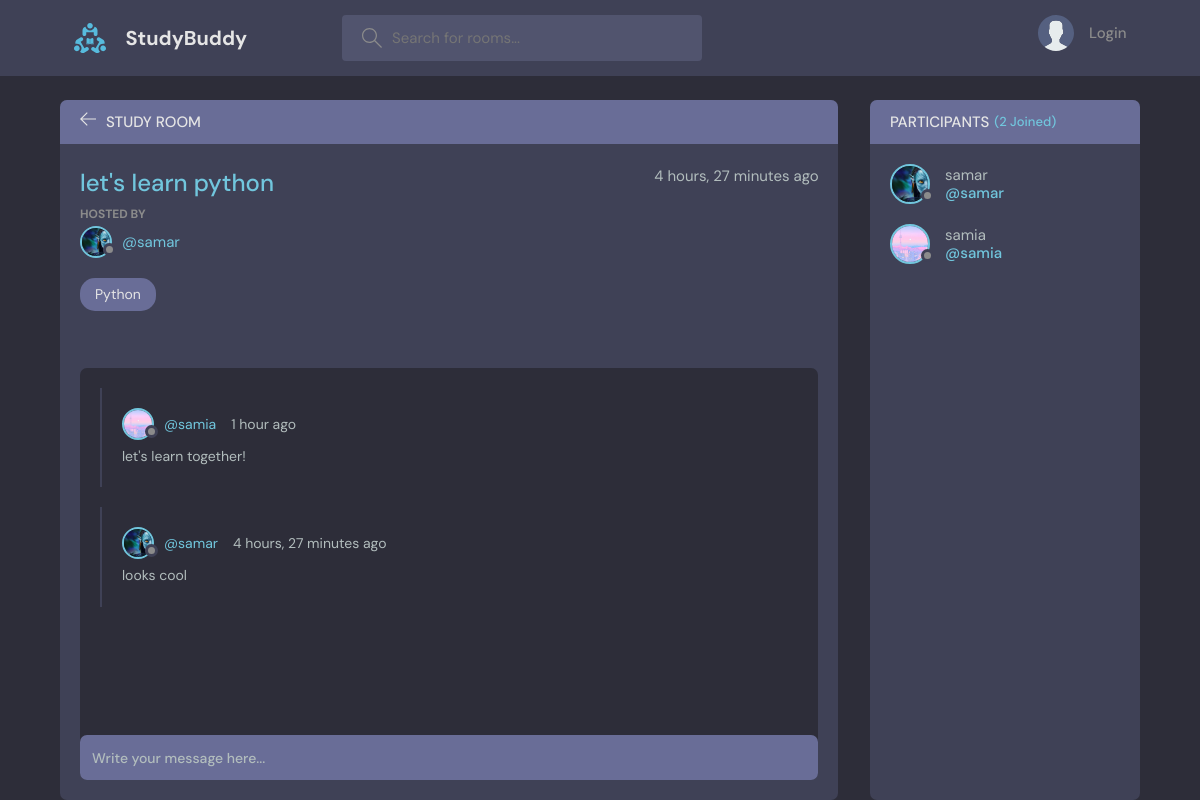
/room/1, run on the app's committed database.
### base/models.py (models this page shows, shortened)
class Room(models.Model):
    host=models.ForeignKey(User,on_delete=models.SET_NULL,null=True)
    topic=models.ForeignKey(Topic,on_delete=models.SET_NULL,null=True)
    name=models.CharField(max_length=200)
    description=models.TextField(null=True,blank=True)
    updated =models.DateTimeField(auto_now=True)
    participants=models.ManyToManyField(User,related_name='participants',blank=True)
    created=models.DateTimeField(auto_now_add=True)#when the model is created keep track of the time
    class Meta:
        ordering=['-updated','-created'] #sort the rooms by the time they were created in a descending order without - is in the ascending order

class User(AbstractUser):
    name=models.CharField(max_length=200,null=True)
    email=models.CharField(max_length=200,unique=True,null=True)
    bio=models.TextField(null=True,max_length=300)
    avatar=models.ImageField(null=True,blank=True,default="avatar.svg")
    USERNAME_FIELD='email'
    REQUIRED_FIELDS=[]

class Topic (models.Model):
    name=models.CharField(max_length=200)
    def __str__(self):
        return self.name

class Message(models.Model):
    user=models.ForeignKey(User,on_delete=models.CASCADE)
    room=models.ForeignKey(Room, on_delete=models.CASCADE)
    body=models.TextField()
    updated =models.DateTimeField(auto_now=True)
    created=models.DateTimeField(auto_now_add=True)#when the model is created keep track of the time
    class Meta:
        ordering=['-updated','-created'] #sort the rooms by the time they were created in a descending order without - is in the ascending order

### base/views.py (the view, shortened to what this page needs)
# urls.py: path('room/<str:pk>', views.room,name="room"),
def room(request, pk):
    room=Room.objects.get(id=pk)
    room_messages=room.message_set.all().order_by('-created')
    participants=room.participants.all()
    context ={'room':room , 'room_messages':room_messages, 'participants':participants}
    return render(request, 'base/room.html',context)

### base/templates/base/room.html (shortened to what this page needs)
{% extends 'main.html' %}
{% block content %}
<main class="profile-page layout layout--2">
  <div class="container">
    <div class="room">
      <div class="room__top">
        <div class="room__topLeft">
          <a href="{% url 'home' %}">
            <svg version="1.1" xmlns="http://www.w3.org/2000/svg" width="32" height="32" viewBox="0 0 32 32">
              <title>arrow-left</title>
              <path
                d="M13.723 2.286l-13.723 13.714 13.719 13.714 1.616-1.611-10.96-10.96h27.625v-2.286h-27.625l10.965-10.965-1.616-1.607z">
              </path>
            </svg>
          </a>
          <h3>Study Room</h3>
        </div>
      </div>
      <div class="room__box scroll">
        <div class="room__header scroll">
          <div class="room__info">
            <h3>{{room.name}}</h3>
            <span>{{room.created|timesince}} ago</span>
          </div>
          <div class="room__hosted">
            <p>Hosted By</p>
            <a href="{% url 'user-profile' room.host.id %}" class="room__author">
              <div class="avatar avatar--small">
                <img src="{{room.host.avatar.url}}" />
              </div>
              <span>@{{room.host.username}}</span>
            </a>
          </div>
          <span class="room__topics">{{room.topic}}</span>
        </div>
        <div class="room__conversation">
          <div class="threads scroll">
            {% for message in room_messages %}
            <div class="thread">
              <div class="thread__top">
                <div class="thread__author">
                  <a href="{% url 'user-profile' message.user.id %}" class="thread__authorInfo">
                    <div class="avatar avatar--small">
                      <img src="{{message.user.avatar.url}}" />
                    </div>
                    <span>@{{message.user.username}}</span>
                  </a>
                  <span class="thread__date">{{message.created|timesince}} ago</span>
                </div>
              </div>
              <div class="thread__details">
                {{message.body}}
              </div>
            </div>
            {% endfor %}
          </div>
        </div>
      </div>
      <div class="room__message">
        <form action="" method="POST">
          <input name="body" placeholder="Write your message here..." />
        </form>
      </div>
    </div>
    <div class="participants">
      <h3 class="participants__top">Participants <span>({{participants.count}} Joined)</span></h3>
      <div class="participants__list scroll">
        {% for user in participants %}
        <a href="{%  url 'user-profile' user.id %}" class="participant">
          <div class="avatar avatar--medium">
            <img src="{{user.avatar.url}}" />
          </div>
          <p>
            {{user.name}}
            <span>@{{user.username}}</span>
          </p>
        </a>
        {% endfor %}
      </div>
    </div>
  </div>
</main>
{% endblock content %}

### data on the page
Room: name "let's learn python", created "4 hours, 27 minutes", host.avatar (picture), host.username "samar", topic "Python"
Message: user.avatar (picture), user.username "samia", created "1 hour", body "let's learn together!"
Message: user.avatar (picture), user.username "samar", created "4 hours, 27 minutes", body "looks cool"
User: avatar (picture), name "samar", username "samar"
User: avatar (picture), name "samia", username "samia"

### other printed values
{{ participants.count }} "2"
